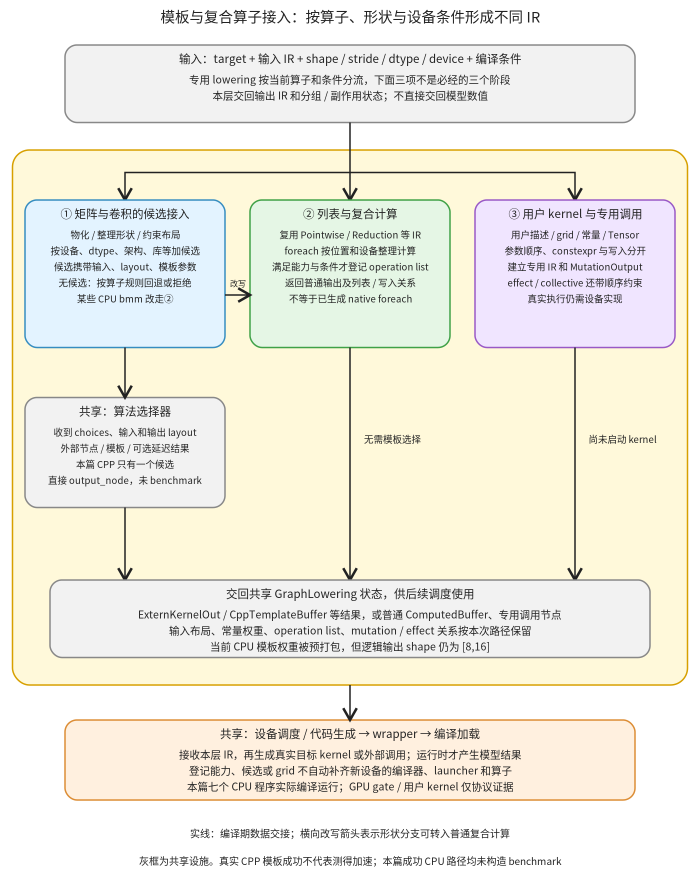
#> input picture torch/compile/inductor/assets/template-integration.png, 1400 x 1770 px (shown at 1/2 size)
$ python template_integration_flow.py
#> lines starting #> are read from the running program, lines starting #| are printed output that depends on the picture
"""专用 lowering 三类接入，选择器共享；复合路径不伪装成必经的 autotune。"""
from pathlib import Path
from html import escape
import cairosvg
from PIL import Image,ImageOps
P=Path(__file__).resolve().parent
s=['<svg xmlns="http://www.w3.org/2000/svg" width="1400" height="1770" viewBox="0 0 1400 1770"><defs><marker id="a" markerWidth="9" markerHeight="9" refX="7" refY="4" orient="auto"><path d="M0 0 L7 4 L0 8" fill="none" stroke="#222" stroke-width="1.5"/></marker></defs><rect width="1400" height="1770" fill="white"/><g font-family="Noto Sans CJK SC,sans-serif" fill="#222">']
def t(x,y,text,z=21):s.append(f'<text x="{x}" y="{y}" text-anchor="middle" font-size="{z}">{escape(text)}</text>')
def box(x,y,w,h,title,lines,color,z=21):
#> called with x = 130, y = 90, w = 1140, h = 155, color = ('#f2f2f2', '#888'), z = 21
 fill,stroke=color;s.append(f'<rect x="{x}" y="{y}" width="{w}" height="{h}" rx="24" fill="{fill}" stroke="{stroke}" stroke-width="3"/>');t(x+w/2,y+36,title,23)
 for i,line in enumerate(lines):t(x+w/2,y+77+i*32,line,z)
def e(d):s.append(f'<path d="{d}" fill="none" stroke="#222" stroke-width="3" marker-end="url(#a)"/>')
t(700,45,'模板与复合算子接入：按算子、形状与设备条件形成不同 IR',29)
box(130,90,1140,155,'输入：target + 输入 IR + shape / stride / dtype / device + 编译条件',['专用 lowering 按当前算子和条件分流，下面三项不是必经的三个阶段','本层交回输出 IR 和分组 / 副作用状态；不直接交回模型数值'],('#f2f2f2','#888'))
s.append('<rect x="25" y="300" width="1350" height="1070" rx="34" fill="#fff9da" stroke="#d7a000" stroke-width="3"/>')
e('M700 245 V345 H250 V400');e('M700 345 V400');e('M700 345 H1150 V400')
box(50,400,400,295,'① 矩阵与卷积的候选接入',['物化 / 整理形状 / 约束布局','按设备、dtype、架构、库等加候选','候选携带输入、layout、模板参数','无候选：按算子规则回退或拒绝','某些 CPU bmm 改走②'],('#e3f3ff','#368dc0'),19)
box(500,400,400,295,'② 列表与复合计算',['复用 Pointwise / Reduction 等 IR','foreach 按位置和设备整理计算','满足能力与条件才登记 operation list','返回普通输出及列表 / 写入关系','不等于已生成 native foreach'],('#e5f6e5','#40a147'),19)
box(950,400,400,295,'③ 用户 kernel 与专用调用',['用户描述 / grid / 常量 / Tensor','参数顺序、constexpr 与写入分开','建立专用 IR 和 MutationOutput','effect / collective 还带顺序约束','真实执行仍需设备实现'],('#f0e5ff','#9959c6'),19)
e('M450 590 H500');t(475,573,'改写',16)
box(50,795,400,220,'共享：算法选择器',['收到 choices、输入和输出 layout','外部节点 / 模板 / 可选延迟结果','本篇 CPP 只有一个候选','直接 output_node，未 benchmark'],('#f2f2f2','#888'),19)
e('M250 695 V795');e('M250 1015 V1160');e('M700 695 V1160');e('M1150 695 V1160')
s.append('<text x="728" y="886" font-size="19">无需模板选择</text>');s.append('<text x="1177" y="886" font-size="19">尚未启动 kernel</text>')
box(100,1160,1200,155,'交回共享 GraphLowering 状态，供后续调度使用',['ExternKernelOut / CppTemplateBuffer 等结果，或普通 ComputedBuffer、专用调用节点','输入布局、常量权重、operation list、mutation / effect 关系按本次路径保留','当前 CPU 模板权重被预打包，但逻辑输出 shape 仍为 [8,16]'],('#f2f2f2','#888'))
box(130,1440,1140,160,'共享：设备调度 / 代码生成 → wrapper → 编译加载',['接收本层 IR，再生成真实目标 kernel 或外部调用；运行时才产生模型结果','登记能力、候选或 grid 不自动补齐新设备的编译器、launcher 和算子','本篇七个 CPU 程序实际编译运行；GPU gate / 用户 kernel 仅协议证据'],('#fff0df','#dc8d35'))
e('M700 1370 V1440')
t(700,1675,'实线：编译期数据交接；横向改写箭头表示形状分支可转入普通复合计算',20)
t(700,1730,'灰框为共享设施。真实 CPP 模板成功不代表测得加速；本篇成功 CPU 路径均未构造 benchmark',20)
s.append('</g></svg>');svg=''.join(s);(P/'template-integration.svg').write_text(svg);cairosvg.svg2png(bytestring=svg.encode(),write_to=str(P/'template-integration.png'))
#> (this line was passed over: cairosvg is not available in this run)
im=Image.open(P/'template-integration.png').convert('RGB');im.thumbnail((950,1220));out=Image.new('RGB',(im.width*2,im.height),'white');out.paste(im,(0,0));out.paste(ImageOps.grayscale(im).convert('RGB'),(im.width,0));out.save(P/'template-integration-review.png')
#> further down, im is the input picture: PIL image 1400x1770 RGB; mean R, G, B 239.7, 237.4, 226.3
#> after `im.thumbnail((950, 1220))`:
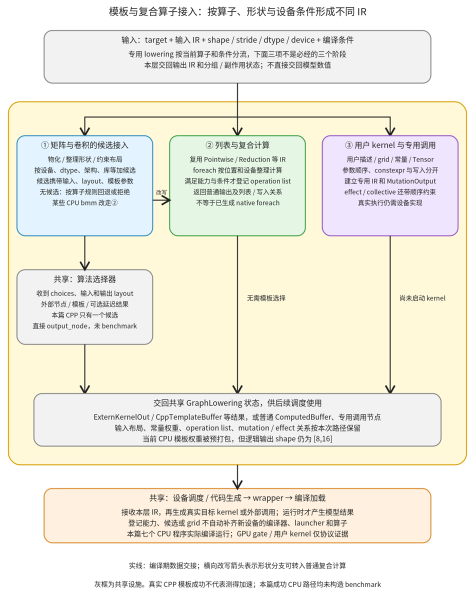
#> im: PIL image 950x1201 RGB (shown at 1/2 size); mean R, G, B 239.6, 237.4, 226.2
#> after `out = Image.new('RGB', (im.width * 2, im.height), 'white')`: out: PIL image 1900x1201 RGB; every value is 255
#> after `out.paste(im, (0, 0))`:
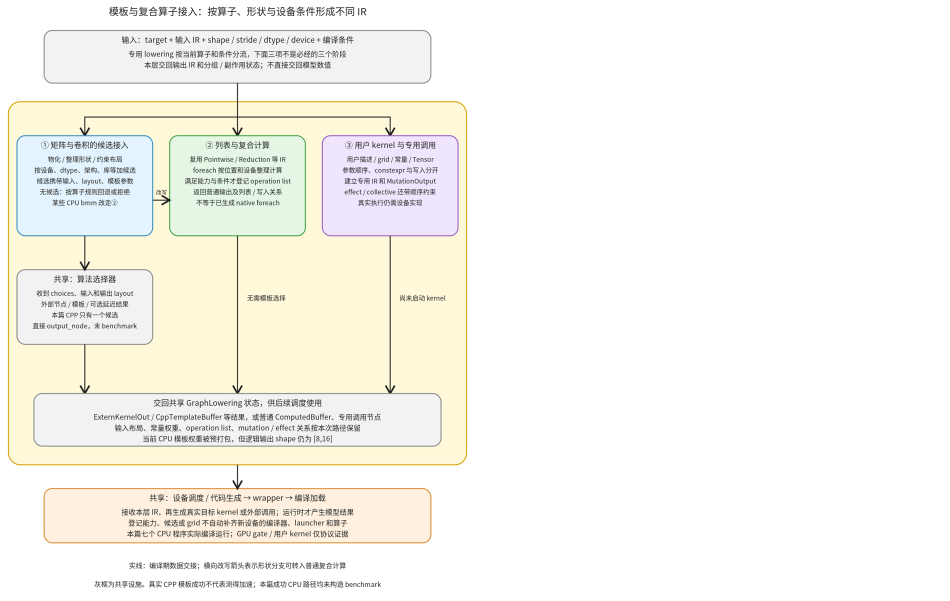
#> out: PIL image 1900x1201 RGB (shown at 1/2 size); mean R, G, B 247.3, 246.2, 240.6
#> after `out.paste(ImageOps.grayscale(im).convert('RGB'), (im.width, 0))`:
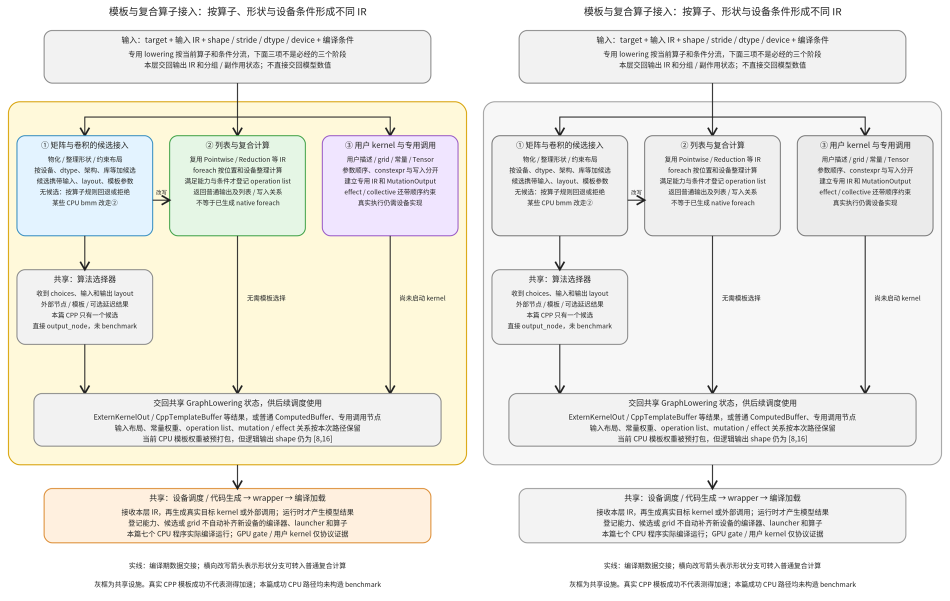
#> out: PIL image 1900x1201 RGB (shown at 1/2 size); mean R, G, B 238.2, 237, 231.4

$ run again, with torch/compile/inductor/assets/algorithm-selection-review.png copied over torch/compile/inductor/assets/template-integration.png
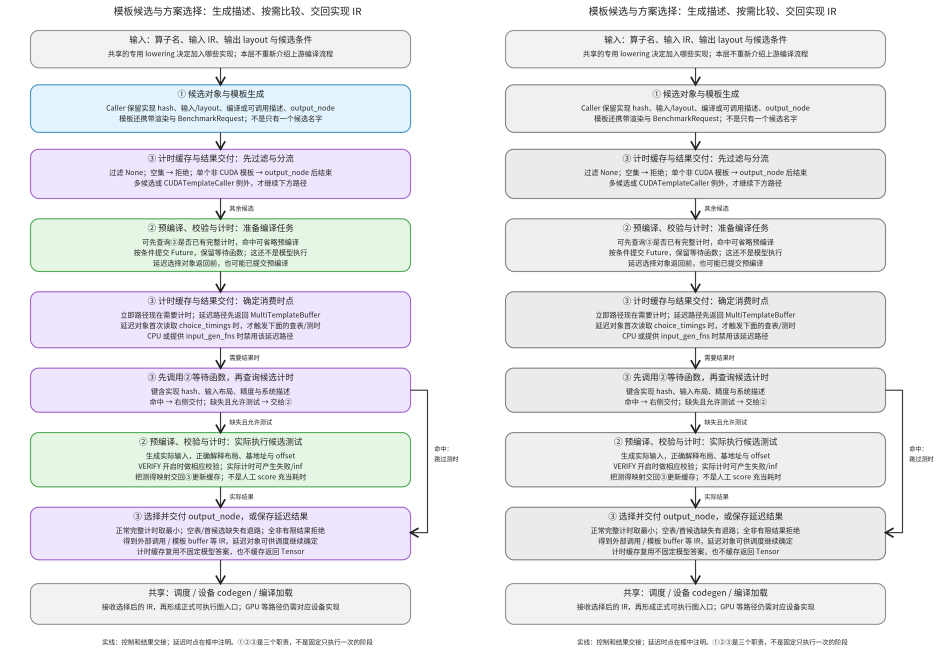
#> input picture torch/compile/inductor/assets/algorithm-selection-review.png, 1900 x 1330 px (shown at 1/2 size)
#> im is the input picture: PIL image 1900x1330 RGB; mean R, G, B 235, 235.3, 237.8
#> `im.thumbnail((950, 1220))`:
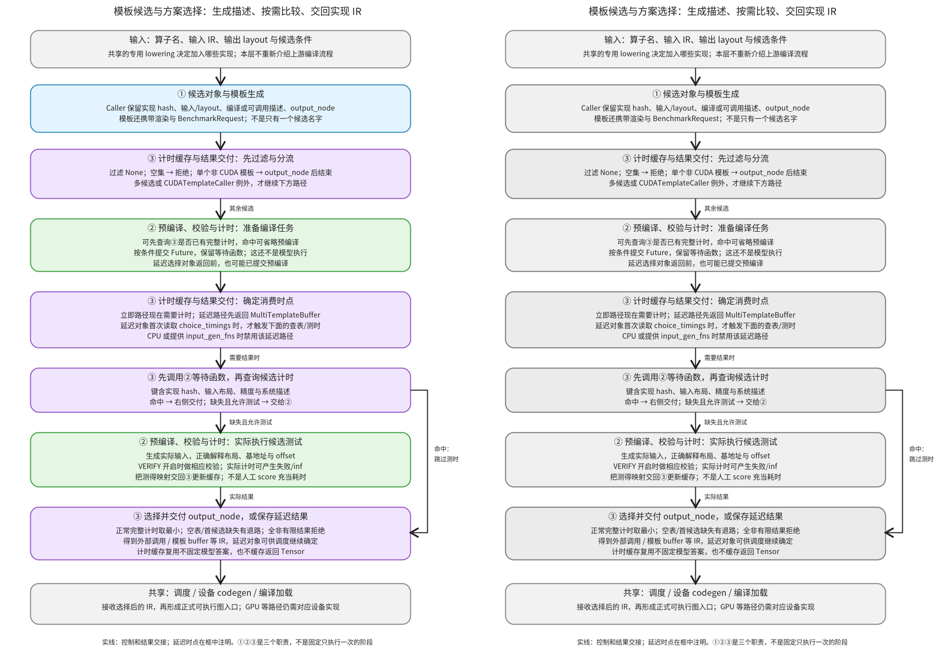
#> im: PIL image 950x665 RGB; mean R, G, B 234.9, 235.2, 237.7
#> out: PIL image 1900x665 RGB; every value is 255
#> `out.paste(ImageOps.grayscale(im).convert('RGB'), (im.width, 0))`:
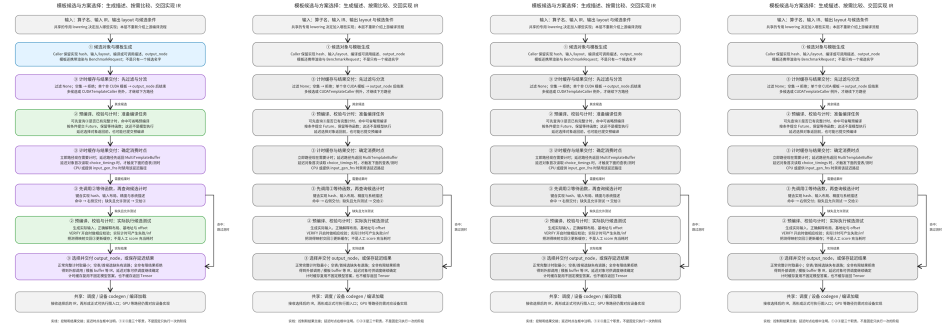
#> out: PIL image 1900x665 RGB (shown at 1/2 size); mean R, G, B 235.2, 235.3, 236.5

$ run again, with torch/compile/inductor/assets/algorithm-selection.png copied over torch/compile/inductor/assets/template-integration.png
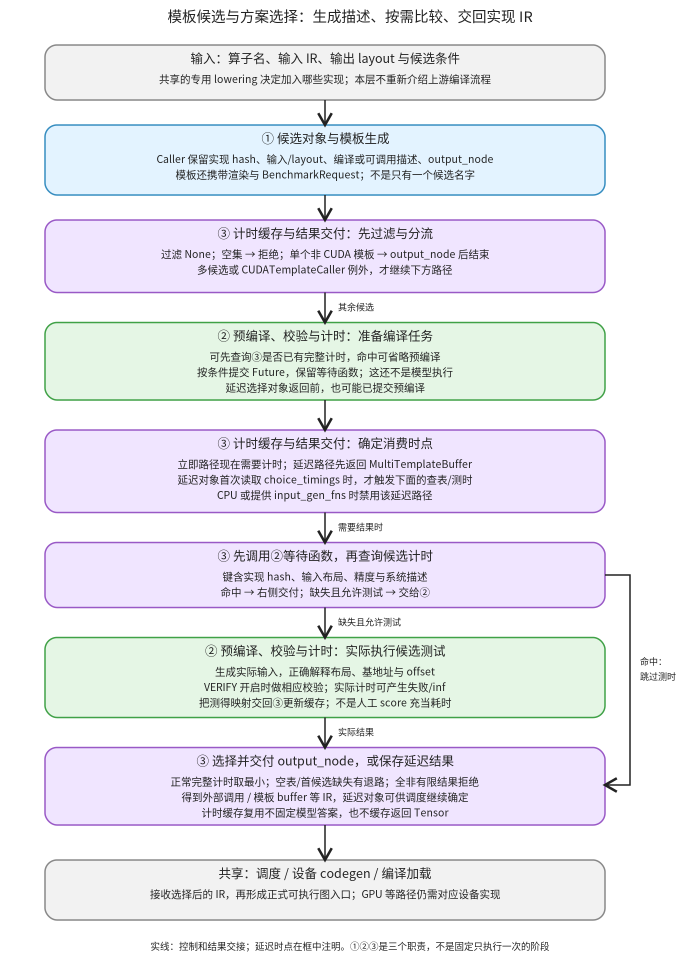
#> input picture torch/compile/inductor/assets/algorithm-selection.png, 1400 x 1960 px (shown at 1/2 size)
#> im is the input picture: PIL image 1400x1960 RGB; mean R, G, B 234.7, 235.1, 240.4
#> `im.thumbnail((950, 1220))`:
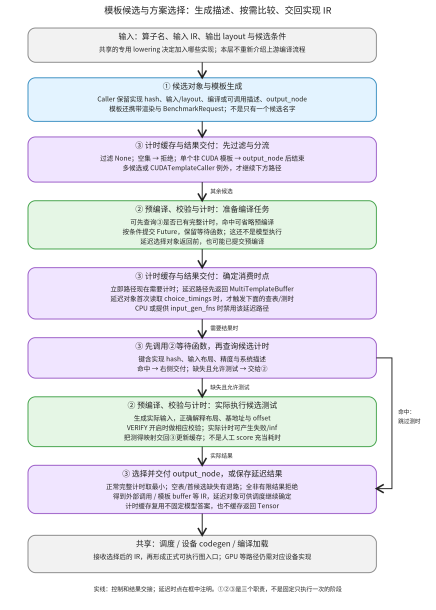
#> im: PIL image 871x1220 RGB (shown at 1/2 size); mean R, G, B 234.6, 235, 240.2
#> out: PIL image 1742x1220 RGB; every value is 255
#> `out.paste(ImageOps.grayscale(im).convert('RGB'), (im.width, 0))`:
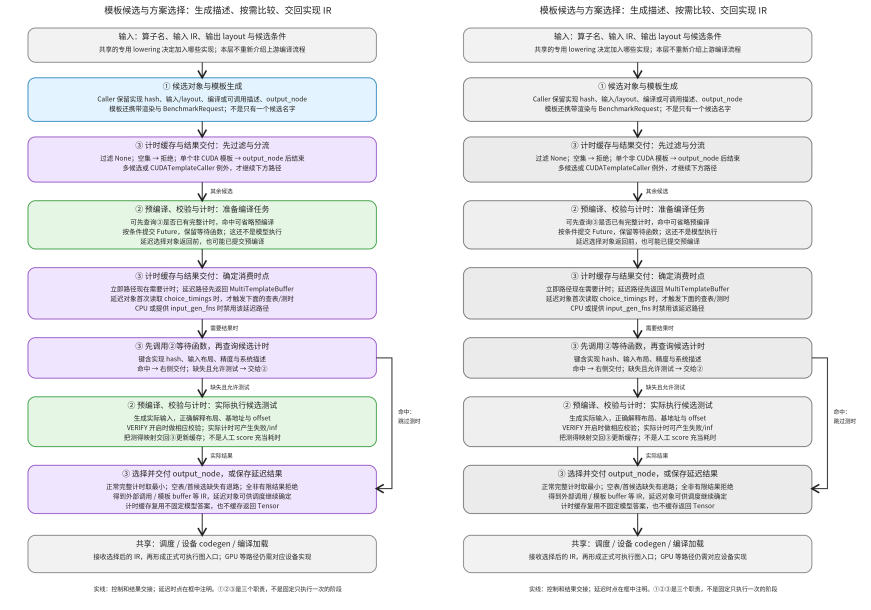
#> out: PIL image 1742x1220 RGB (shown at 1/2 size); mean R, G, B 235, 235.3, 237.8

$ run again, with torch/compile/inductor/assets/backend-dispatch-review.png copied over torch/compile/inductor/assets/template-integration.png
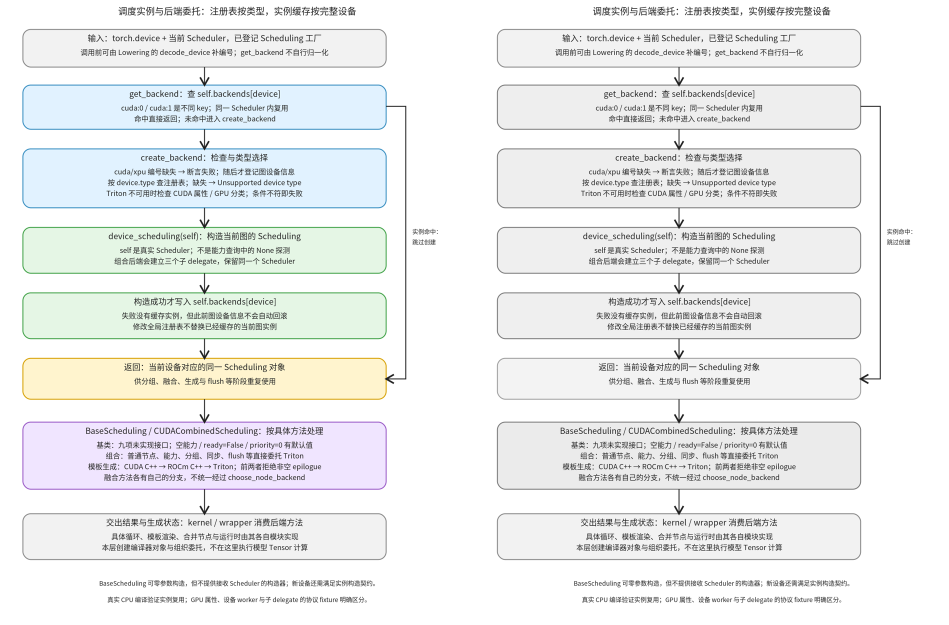
#> input picture torch/compile/inductor/assets/backend-dispatch-review.png, 1898 x 1250 px (shown at 1/2 size)
#> im is the input picture: PIL image 1898x1250 RGB; mean R, G, B 236.6, 238.1, 237.9
#> `im.thumbnail((950, 1220))`:
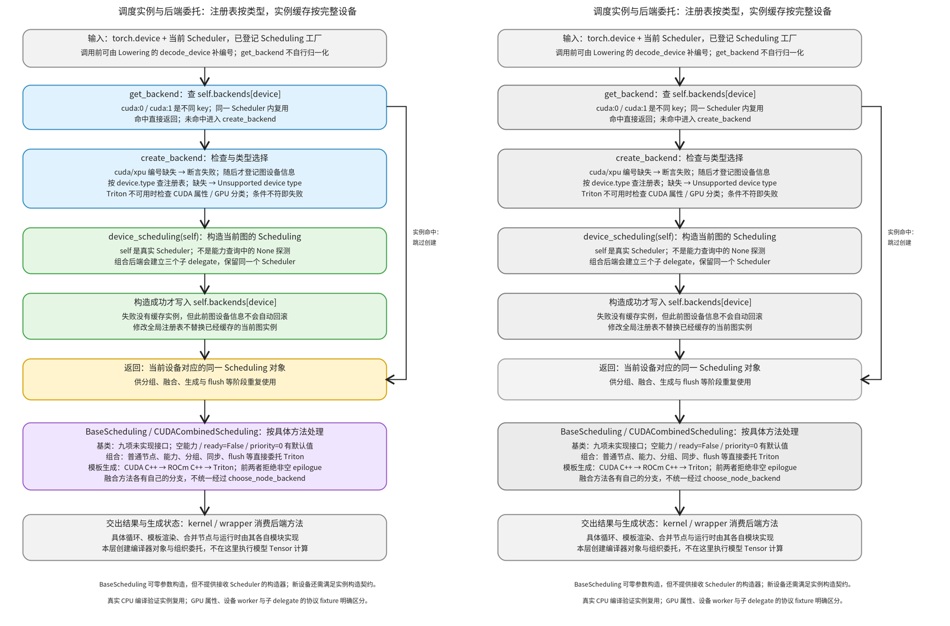
#> im: PIL image 950x626 RGB; mean R, G, B 236.5, 238, 237.8
#> out: PIL image 1900x626 RGB; every value is 255
#> `out.paste(ImageOps.grayscale(im).convert('RGB'), (im.width, 0))`:
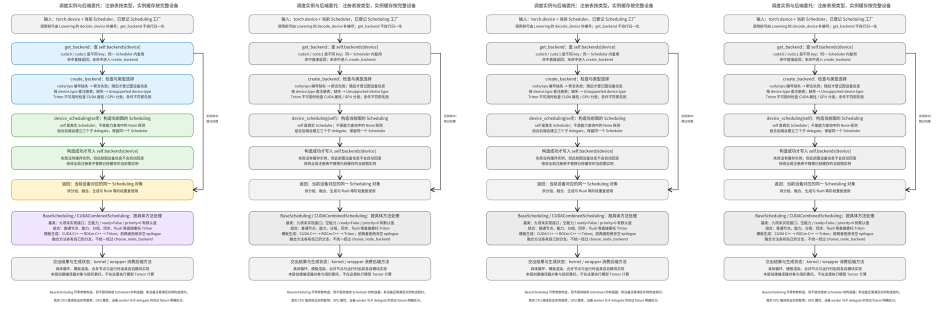
#> out: PIL image 1900x626 RGB (shown at 1/2 size); mean R, G, B 237, 237.8, 237.6
